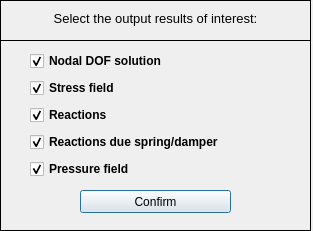
<?xml version="1.0" encoding="UTF-8"?>
<ui version="4.0">
 <class>Dialog</class>
 <widget class="QDialog" name="Dialog">
  <property name="windowModality">
   <enum>Qt::NonModal</enum>
  </property>
  <property name="geometry">
   <rect>
    <x>0</x>
    <y>0</y>
    <width>313</width>
    <height>231</height>
   </rect>
  </property>
  <property name="sizePolicy">
   <sizepolicy hsizetype="Fixed" vsizetype="Fixed">
    <horstretch>0</horstretch>
    <verstretch>0</verstretch>
   </sizepolicy>
  </property>
  <property name="contextMenuPolicy">
   <enum>Qt::DefaultContextMenu</enum>
  </property>
  <property name="windowTitle">
   <string>Analysis setup</string>
  </property>
  <property name="windowIcon">
   <iconset>
    <normaloff>../../../../../../Downloads/load - Copia.png</normaloff>../../../../../../Downloads/load - Copia.png</iconset>
  </property>
  <property name="whatsThis">
   <string/>
  </property>
  <widget class="QWidget" name="widget" native="true">
   <property name="geometry">
    <rect>
     <x>0</x>
     <y>0</y>
     <width>311</width>
     <height>231</height>
    </rect>
   </property>
   <property name="font">
    <font>
     <kerning>true</kerning>
    </font>
   </property>
   <widget class="QFrame" name="frame">
    <property name="geometry">
     <rect>
      <x>0</x>
      <y>0</y>
      <width>311</width>
      <height>41</height>
     </rect>
    </property>
    <property name="frameShape">
     <enum>QFrame::Box</enum>
    </property>
    <property name="frameShadow">
     <enum>QFrame::Plain</enum>
    </property>
    <property name="lineWidth">
     <number>1</number>
    </property>
    <widget class="QLabel" name="label">
     <property name="geometry">
      <rect>
       <x>10</x>
       <y>10</y>
       <width>291</width>
       <height>16</height>
      </rect>
     </property>
     <property name="font">
      <font>
       <pointsize>10</pointsize>
       <italic>false</italic>
      </font>
     </property>
     <property name="text">
      <string>Select the output results of interest:</string>
     </property>
     <property name="textFormat">
      <enum>Qt::AutoText</enum>
     </property>
     <property name="alignment">
      <set>Qt::AlignCenter</set>
     </property>
    </widget>
   </widget>
   <widget class="QFrame" name="frame_2">
    <property name="geometry">
     <rect>
      <x>0</x>
      <y>40</y>
      <width>311</width>
      <height>191</height>
     </rect>
    </property>
    <property name="frameShape">
     <enum>QFrame::Box</enum>
    </property>
    <property name="frameShadow">
     <enum>QFrame::Plain</enum>
    </property>
    <widget class="QWidget" name="verticalLayoutWidget">
     <property name="geometry">
      <rect>
       <x>30</x>
       <y>10</y>
       <width>251</width>
       <height>131</height>
      </rect>
     </property>
     <layout class="QVBoxLayout" name="verticalLayout">
      <item>
       <widget class="QCheckBox" name="checkBox_nodal_dof_solution">
        <property name="font">
         <font>
          <weight>75</weight>
          <bold>true</bold>
         </font>
        </property>
        <property name="text">
         <string>Nodal DOF solution</string>
        </property>
        <property name="checked">
         <bool>true</bool>
        </property>
       </widget>
      </item>
      <item>
       <widget class="QCheckBox" name="checkBox_stress_field">
        <property name="font">
         <font>
          <weight>75</weight>
          <bold>true</bold>
         </font>
        </property>
        <property name="text">
         <string>Stress field</string>
        </property>
        <property name="checked">
         <bool>true</bool>
        </property>
       </widget>
      </item>
      <item>
       <widget class="QCheckBox" name="checkBox_reactions">
        <property name="font">
         <font>
          <weight>75</weight>
          <bold>true</bold>
         </font>
        </property>
        <property name="text">
         <string>Reactions</string>
        </property>
        <property name="checked">
         <bool>true</bool>
        </property>
       </widget>
      </item>
      <item>
       <widget class="QCheckBox" name="checkBox_reactions_due">
        <property name="font">
         <font>
          <weight>75</weight>
          <bold>true</bold>
         </font>
        </property>
        <property name="text">
         <string>Reactions due spring/damper</string>
        </property>
        <property name="checked">
         <bool>true</bool>
        </property>
       </widget>
      </item>
      <item>
       <widget class="QCheckBox" name="checkBox_pressure_field">
        <property name="font">
         <font>
          <weight>75</weight>
          <bold>true</bold>
         </font>
        </property>
        <property name="text">
         <string>Pressure field</string>
        </property>
        <property name="checked">
         <bool>true</bool>
        </property>
       </widget>
      </item>
     </layout>
    </widget>
    <widget class="QPushButton" name="pushButton_confirm">
     <property name="geometry">
      <rect>
       <x>80</x>
       <y>150</y>
       <width>151</width>
       <height>23</height>
      </rect>
     </property>
     <property name="text">
      <string>Confirm</string>
     </property>
    </widget>
   </widget>
  </widget>
 </widget>
 <resources/>
 <connections/>
</ui>
